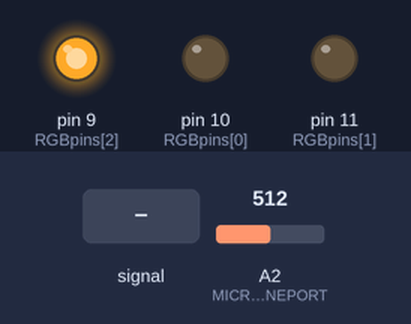
Simulated run of this sketch. Board: Arduino Uno, built with avr-gcc and run on an emulated ATmega328P. Shown: output pins drawn as LEDs (lit = HIGH). Inputs (shaded band) come from the test bench; at power-on: A2 (MICROPHONEPORT) = 512.

Above: at 1.2 s.
1.3 s: A2 (MICROPHONEPORT) fed a 200 Hz sine of ±255 counts around its level
Timing chart, 0 to 2.3 s (numbered marks = the images above; inputs shaded):
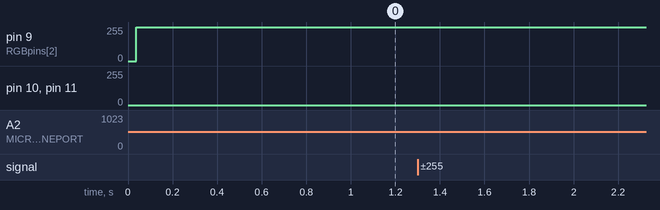

The sketch:

Light_music.ino
```cpp
#define MICROPHONEPORT A2 //Порт к которому подлкючён микрофон.
#define KPINTEGRAL 0.1 //Коэффициент для вычисления интеграла.
#define KPPOWER 1.2 //Коэффициент для вычисления значения которое будет подоваться на RGB ленту.
#define KPSMH 0.5 //Коэффициент для сглаживания значения которое будет подоваться на RGB ленту.
//Коэффициент - это число на которое умножается выражение или число, для его сглаживания, увелечения или уменьшения.
/* RGBpins - массив который содержит номера портов к которым подключена
   RGB лента. Номера портов: (красный: 10, зелёный: 11, синий: 9).*/
const int RGBpins[] = {10, 11, 9};
int RGBvalue[] = {0, 0, 0}; //В этом массиве будут храниться значения которые будут подоваться на RGB ленту.
int oldRGBvalue[] = {0, 0, 0};//В этом массиве будут храниться старые значения которые подовались на RGB ленту.
float integrals[] = {0, 0, 0};//В этом массиве будут храниться интегралы для значений которые будут подаваться на RGB ленту.
//В нашем случае интеграл - это число которое будет прибовляться к другому числу для его корректировки.

void setup() {
  //pinMode(MICROPHONEPORT, INPUT); //Инициализирует порт к которому подлкючён микрофон.
  //for(int i = 0; i < 3; i++) pinMode(RGBpins[i], OUTPUT); //Этот цикл for проходится по массиву RGBpins и инициализирует порты к которым подлкючена лента. Эта запись эквивалентна данной записи:
  /*
   * [Подсказка]: индексация массива начинается с 0.
   * pinMode(RGBpins[0], OUTPUT); //Инициализирует порт к которому подлкючён красный пин RGB ленты.
   * pinMode(RGBpins[1], OUTPUT); //Инициализирует порт к которому подлкючён зелёный пин RGB ленты.
   * pinMode(RGBpins[2], OUTPUT); //Инициализирует порт к которому подлкючён синий пин RGB ленты.
   */
  Serial.begin(9600); //Инициализирует и настраивает скорость порта.

}

void loop() {
  float var = analogRead(MICROPHONEPORT); //Считывает данные с порта к которому подлкючён микрофон.
  //Serial.println(var); //Вывод данных с порта.
  //integralReg - это функция для плавного включения или выключения светодиодов на RGB ленте.
  /*
   * Если var > 0 и var < 400, тогда в помещение тихо, если var > 400 и var < 600, тогда в помещение средняя громкость, если var > 600, тогда в помещение громко.
   * Если var > 0 и var < 400, тогда расчитываем напряжение для плавного включения зелёного цвета и плавного выключения красного, синего на RGB ленте.
   * Если var > 400 и var < 600, тогда расчитываем напряжение для плавного включения синего цвета и плавного выключения красного, зелёного на RGB ленте.
   * Если var > 600, тогда расчитываем напряжение для плавного включения красного цвета и плавного выключения синего, зелёного на RGB ленте.
   */
  if(var > 0 && var < 400){
    integralReg(0, //Желаемая яркость светодиода.
     RGBvalue[0], //Настоящая яркость светодиода.
     RGBvalue[0], //Переменная куда будет записыватся яркость светодиода.
     oldRGBvalue[0], //Старая яркость светодиода.
     KPINTEGRAL, //Коэффициент для вычисления интеграла
     KPPOWER, //Коэффициент для вычисления яркости светодиода.
     KPSMH, //Коэффициент для сглаживания резкого перепада яркостей.
     integrals[0] //Старый интеграл.
    );
    integralReg(255, RGBvalue[1], RGBvalue[1], oldRGBvalue[1], KPINTEGRAL, KPPOWER, KPSMH, integrals[1]);
    integralReg(0, RGBvalue[2], RGBvalue[2], oldRGBvalue[2], KPINTEGRAL, KPPOWER, KPSMH, integrals[2]);
  }
  else if(var > 400 && var < 600){
    integralReg(0, RGBvalue[0], RGBvalue[0], oldRGBvalue[0], KPINTEGRAL, KPPOWER, KPSMH,integrals[0]);
    integralReg(0, RGBvalue[1], RGBvalue[1], oldRGBvalue[1], KPINTEGRAL, KPPOWER, KPSMH, integrals[1]);
    integralReg(255, RGBvalue[2], RGBvalue[2], oldRGBvalue[2], KPINTEGRAL, KPPOWER, KPSMH, integrals[2]);
  }
  else if(var > 600){
    integralReg(255, RGBvalue[0], RGBvalue[0], oldRGBvalue[0], KPINTEGRAL, KPPOWER, KPSMH, integrals[0]);
    integralReg(0, RGBvalue[1], RGBvalue[1], oldRGBvalue[1], KPINTEGRAL, KPPOWER, KPSMH, integrals[1]);
    integralReg(0, RGBvalue[2], RGBvalue[2], oldRGBvalue[2], KPINTEGRAL, KPPOWER, KPSMH, integrals[2]);
  }
  for(int i = 0; i < 3; i++) analogWrite(RGBpins[i], RGBvalue[i]); //Подаём расчитаные значения на RGB ленту.
}

void integralReg(const int& likeVar, const int& var, int& powerPin, int& oldPowerPin, const double& kpIntegral, const double& kpPower, const double& kpSmh, float& integral){
   float error = likeVar - var;
   oldPowerPin = powerPin;
   float integralT = error * kpIntegral;
   integral += integralT;
   if(integral > 255) integral = 255;
   powerPin = (int)(error * kpPower + integral);
   powerPin = powerPin>255 ? 255 : (powerPin<0 ? 0 : powerPin);
   powerPin = (powerPin + oldPowerPin)*kpSmh;
}
```
